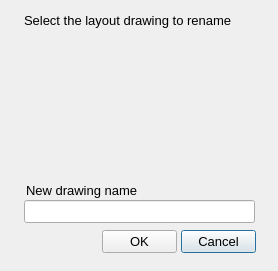
<?xml version="1.0" encoding="UTF-8"?>
<ui version="4.0">
 <class>RenameDrawing_Dialog</class>
 <widget class="QDialog" name="RenameDrawing_Dialog">
  <property name="geometry">
   <rect>
    <x>0</x>
    <y>0</y>
    <width>278</width>
    <height>271</height>
   </rect>
  </property>
  <property name="minimumSize">
   <size>
    <width>278</width>
    <height>271</height>
   </size>
  </property>
  <property name="maximumSize">
   <size>
    <width>278</width>
    <height>271</height>
   </size>
  </property>
  <property name="font">
   <font>
    <pointsize>10</pointsize>
   </font>
  </property>
  <property name="windowTitle">
   <string>Rename layout drawing</string>
  </property>
  <widget class="QLabel" name="label">
   <property name="geometry">
    <rect>
     <x>24</x>
     <y>10</y>
     <width>251</width>
     <height>20</height>
    </rect>
   </property>
   <property name="font">
    <font>
     <pointsize>10</pointsize>
    </font>
   </property>
   <property name="text">
    <string>Select the layout drawing to rename</string>
   </property>
  </widget>
  <widget class="QPushButton" name="_2">
   <property name="geometry">
    <rect>
     <x>181</x>
     <y>230</y>
     <width>75</width>
     <height>23</height>
    </rect>
   </property>
   <property name="font">
    <font>
     <family>Lucida Grande</family>
     <pointsize>10</pointsize>
    </font>
   </property>
   <property name="text">
    <string>Cancel</string>
   </property>
  </widget>
  <widget class="QPushButton" name="_1">
   <property name="geometry">
    <rect>
     <x>102</x>
     <y>230</y>
     <width>75</width>
     <height>23</height>
    </rect>
   </property>
   <property name="font">
    <font>
     <family>Lucida Grande</family>
     <pointsize>10</pointsize>
    </font>
   </property>
   <property name="text">
    <string>OK</string>
   </property>
  </widget>
  <widget class="QLabel" name="label_8">
   <property name="geometry">
    <rect>
     <x>26</x>
     <y>180</y>
     <width>231</width>
     <height>20</height>
    </rect>
   </property>
   <property name="font">
    <font>
     <pointsize>10</pointsize>
    </font>
   </property>
   <property name="text">
    <string>New drawing name</string>
   </property>
  </widget>
  <widget class="QLineEdit" name="_101">
   <property name="geometry">
    <rect>
     <x>24</x>
     <y>200</y>
     <width>231</width>
     <height>23</height>
    </rect>
   </property>
  </widget>
  <widget class="RCComboList" name="_100">
   <property name="geometry">
    <rect>
     <x>24</x>
     <y>31</y>
     <width>231</width>
     <height>149</height>
    </rect>
   </property>
  </widget>
 </widget>
 <customwidgets>
  <customwidget>
   <class>RCComboList</class>
   <extends>QWidget</extends>
   <header>../RealCADQt/source/rccombolist.h</header>
  </customwidget>
 </customwidgets>
 <tabstops>
  <tabstop>_100</tabstop>
  <tabstop>_101</tabstop>
  <tabstop>_1</tabstop>
  <tabstop>_2</tabstop>
 </tabstops>
 <resources/>
 <connections/>
</ui>
